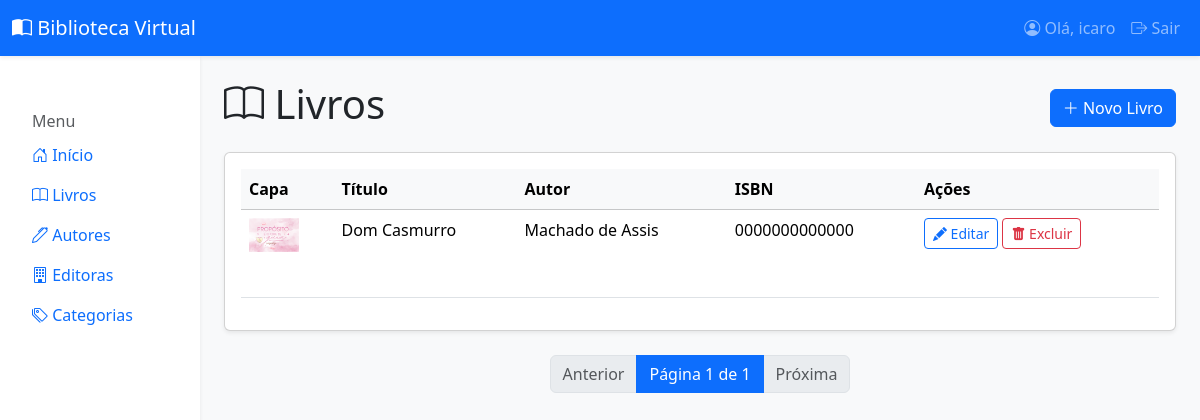
Page /livros/ (signed in) on the committed database.
### core/models.py (models this page shows, shortened)
class Livro(models.Model):
    autor = models.ForeignKey(Autor, on_delete=models.PROTECT)
    editora = models.ForeignKey(Editora, on_delete=models.PROTECT)
    categorias = models.ManyToManyField(Categoria)
    titulo = models.CharField(max_length=255)
    data_publicacao = models.DateField(null=True, blank=True)
    isbn = models.CharField(max_length=13, unique=True, help_text="Número de 13 dígitos do ISBN")
    capa = models.ImageField(upload_to='capas_livros/', blank=True, null=True)

class Autor(models.Model):
    nome = models.CharField(max_length=255)
    biografia = models.TextField(blank=True)

### core/views.py (the view)
# urls.py: path('livros/', views.lista_livros, name='lista_livros'),
@login_required
def lista_livros(request):
    livros_lista = Livro.objects.all().order_by('titulo')
    paginator = Paginator(livros_lista, 10)
    page_number = request.GET.get('page')
    page_obj = paginator.get_page(page_number)
    context = {
        'page_obj': page_obj
    }
    return render(request, 'core/livro_list.html', context)

### templates/core/livro_list.html (shortened to what this page needs)
{% extends 'base.html' %}
{% block content %}
<div class="d-flex justify-content-between align-items-center mb-3">
    <h1><i class="bi bi-book"></i> Livros</h1>
    <a href="{% url 'livro_create' %}" class="btn btn-primary">
        <i class="bi bi-plus-lg"></i> Novo Livro
    </a>
</div>
<div class="card shadow-sm">
    <div class="card-body">
        <table class="table table-hover">
            <thead class="table-light">
                <tr>
                    <th>Capa</th>
                    <th>Título</th>
                    <th>Autor</th>
                    <th>ISBN</th>
                    <th>Ações</th>
                </tr>
            </thead>
            <tbody>
                {% for livro in page_obj %}
                <tr>
                    <td>
                        {% if livro.capa %}
                            <img src="{{ livro.capa.url }}" alt="Capa de {{ livro.titulo }}" style="width: 50px; height: auto;">
                        {% else %}
                            <small class="text-muted">Sem capa</small>
                        {% endif %}
                    </td>
                    <td>{{ livro.titulo }}</td>
                    <td>{{ livro.autor.nome }}</td> <td>{{ livro.isbn }}</td>
                    <td>
                        <a href="{% url 'livro_update' livro.id %}" class="btn btn-sm btn-outline-primary">
                            <i class="bi bi-pencil-fill"></i> Editar
                        </a>
                        <a href="{% url 'livro_delete' livro.id %}" class="btn btn-sm btn-outline-danger">
                            <i class="bi bi-trash-fill"></i> Excluir
                        </a>
                    </td>
                </tr>
                {% endfor %}
            </tbody>
        </table>
    </div>
</div>
{% include 'paginacao.html' %}
{% endblock %}

### templates/base.html (shortened to what this page needs)
<!DOCTYPE html>
<html lang="pt-br">
<head>
    <link href="https://cdn.jsdelivr.net/npm/bootstrap@5.3.3/dist/css/bootstrap.min.css"
          rel="stylesheet"
>
    <link rel="stylesheet"
          href="https://cdn.jsdelivr.net/npm/bootstrap-icons@1.11.3/font/bootstrap-icons.min.css">
</head>
<body class="bg-light">
    <nav class="navbar navbar-expand-lg navbar-dark bg-primary shadow-sm">
        <div class="container-fluid">
            <a class="navbar-brand" href="#">
                <i class="bi bi-book-half"></i>
                Biblioteca Virtual
            </a>
            <div class="collapse navbar-collapse" id="navbarNav">
    <ul class="navbar-nav ms-auto">
        {% if user.is_authenticated %}
        <li class="nav-item">
            <a class="nav-link" href="#">
                <i class="bi bi-person-circle"></i>
                Olá, {{ user.username }}
            </a>
        </li>
        <li class="nav-item">
            <a class="nav-link" href="{% url 'logout' %}">
                <i class="bi bi-box-arrow-right"></i> Sair
            </a>
        </li>
        {% else %}
        <li class="nav-item">
            <a class="nav-link" href="{% url 'login' %}">
                <i class="bi bi-box-arrow-in-right"></i> Entrar
            </a>
        </li>
        {% endif %}
    </ul>
    </div>
        </div>
    </nav>
    <div class="container-fluid">
        <div class="row">
            <nav class="col-md-3 col-lg-2 d-md-block bg-white sidebar vh-100 shadow-sm p-3">
                <div class="position-sticky pt-3">
                    <h6 class="sidebar-heading px-3 mt-4 mb-1 text-muted">
                        Menu
                    </h6>
                    <ul class="nav flex-column">
                        <li class="nav-item">
                            <a class="nav-link" href="{% url 'home' %}">
                                <i class="bi bi-house-door"></i> Início
                            </a>
                        </li>
                        <li class="nav-item">
                            <a class="nav-link" href="{% url 'lista_livros' %}">
                                <i class="bi bi-book"></i> Livros
                            </a>
                        </li>
                        <li class="nav-item">
                            <a class="nav-link" href="{% url 'lista_autores' %}">
                                <i class="bi bi-pen"></i> Autores
                            </a>
                        </li>
                         <li class="nav-item">
                            <a class="nav-link" href="{% url 'lista_editoras' %}">
                                <i class="bi bi-building"></i> Editoras
                            </a>
                        </li>
                        <li class="nav-item">
                            <a class="nav-link" href="{% url 'lista_categorias' %}">
                                <i class="bi bi-tags"></i> Categorias
                            </a>
                        </li>
                    </ul>
                </div>
            </nav>
            <main class="col-md-9 ms-sm-auto col-lg-10 px-md-4 py-4">
                {% block content %}{% endblock %}
                </main>
        </div>
    </div>
</body>
</html>

### templates/paginacao.html
<nav aria-label="Paginação" class="mt-4">
    <ul class="pagination justify-content-center">
        {% if page_obj.has_previous %}
            <li class="page-item">
                <a class="page-link" href="?page={{ page_obj.previous_page_number }}">Anterior</a>
            </li>
        {% else %}
            <li class="page-item disabled">
                <a class="page-link" href="#">Anterior</a>
            </li>
        {% endif %}
        <li class="page-item active" aria-current="page">
            <span class="page-link">
                Página {{ page_obj.number }} de {{ page_obj.paginator.num_pages }}
            </span>
        </li>
        {% if page_obj.has_next %}
            <li class="page-item">
                <a class="page-link" href="?page={{ page_obj.next_page_number }}">Próxima</a>
            </li>
        {% else %}
            <li class="page-item disabled">
                <a class="page-link" href="#">Próxima</a>
            </li>
        {% endif %}
    </ul>
</nav>

### rows in the picture
Livro: capa (picture), titulo "Dom Casmurro", autor.nome "Machado de Assis", isbn "0000000000000"

### other values in the picture
{{ user.username }} "icaro"
{{ page_obj.number }} "1"
{{ page_obj.paginator.num_pages }} "1"
